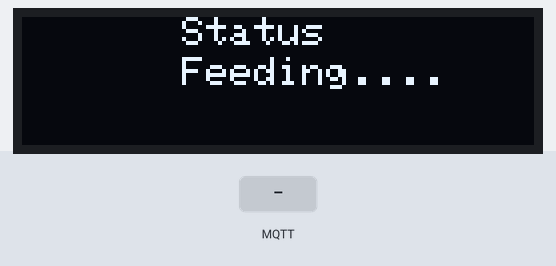
A program run on a simulated ESP32. Shown: 128×32 one-colour display. Inputs (shaded band) come from the test bench. WiFi joins after 1.5 s; servers stay silent unless stated; EEPROM starts erased; no MQTT or app messages arrive unless stated; the audio player accepts every command and is not drawn; what the program prints to the serial monitor is not drawn.

Above: at 7.6 s.
7.7 s: MQTT message "200" arrives on the first subscribed topic
At 8.9 s:
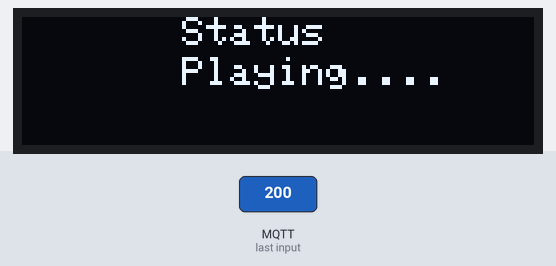
At 10.5 s:
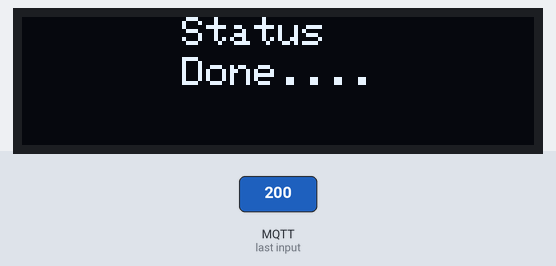
10.7 s: MQTT message "5" arrives on the first subscribed topic
At 10.72 s:
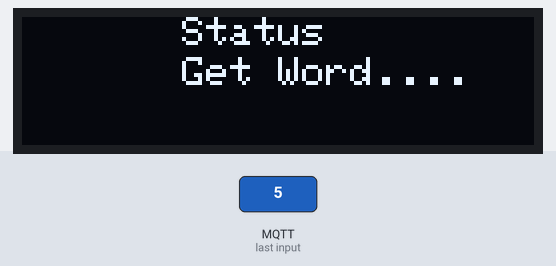
Timing chart, 0 to 13.7 s (numbered marks = the images above; inputs shaded):
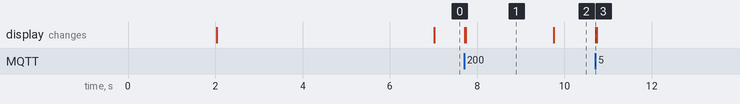

The program:

main.cpp
```cpp
#include <DFRobotDFPlayerMini.h>
#include <PubSubClient.h>
#include <Adafruit_SSD1306.h>
#include <WiFi.h>
#include <cstdlib>
#include <EEPROM.h>
#include <string.h>
#include <esp_task_wdt.h>
#include <map>

using std::string;

#define MQTT_SERVER "20.243.148.107"
#define MQTT_PORT 1883
#define MQTT_USERNAME ""
#define MQTT_PASSWORD ""
#define MQTT_NAME "ESP_Client"
#define WDT_TIMEOUT 20
#define RXD2 16
#define TXD2 17
#define EEPROM_SIZE 1024
#define SCREEN_WIDTH 128
#define SCREEN_HEIGHT 32

WiFiClient client;
PubSubClient mqtt(client);
HardwareSerial mySerial(2);
DFRobotDFPlayerMini myDFPlayer;
Adafruit_SSD1306 display(SCREEN_WIDTH,SCREEN_HEIGHT, &Wire);

const char *ssid = "Iphone";
const char *pass = "tatty040347";
int count_timer = 0;
int newtime = 0;
volatile bool isPlaying = true;
volatile bool watchdogfeed = false;
String Word[100] = {""};

void backupEEPROM(int length)
{
  EEPROM.write(0, length);
  EEPROM.commit();
  Serial.println("Save backup value");
}

void ShowOled(String value)
{
  display.clearDisplay();
  display.setTextSize(1);
  display.setTextColor(WHITE);
  display.setCursor(40, 0);
  display.println("Status");
  display.setCursor(40, 10);
  display.println(value);
  display.display();
}
void Showsound(int number)
{
  if (myDFPlayer.available())
  {
    myDFPlayer.play(number);
    Serial.print("Playing: ");
    Serial.println(number);

  }
  else
  {
    Serial.print("Error: No sound file for ");
    Serial.println(number);
  }
}
void print_word(int count)
{
  for (int i = 0; i < count; i++)
  {
    Serial.print("Word[");
    Serial.print(i);
    Serial.print("]: ");
    Serial.println(Word[i]);
  }
}

void OutController(String value)
{
  ShowOled("Playing....");
  Serial.println(value);
  isPlaying = false;
  std::map<string, int> TransProtocals =
      {
          {"Hello", 4},
          {"Good", 1},
          {"Bad", 2},
          {"I", 3},
          {"Repeat", 5},
      };

  int number = 0;
  String reload = "";
  int counting = 0;

  if (value != "1Repeat")
  {
    number = value.charAt(0) - '0';
    for (int i = 1; i <= value.length(); i++)
    {
      if (isUpperCase(value.charAt(i)) || i == value.length())
      {
        if (!reload.isEmpty())
        {
          if (counting < 100)
          {
            Word[counting++] = reload;
          }
          else
          {
            Serial.println("Error: Word array overflow");
            break;
          }
        }
        reload = String(value.charAt(i));
      }
      else
      {
        reload += value.charAt(i);
      }
    }
  }
  else
  {
    number = (int)EEPROM.read(0);
    Serial.println("=====================================");
    Serial.print("Backup value :");
    Serial.println(number);
    Serial.println("=====================================");
  }

  backupEEPROM(value.charAt(0) - '0');
  Serial.println("=====================================");
  Serial.print("Backup value :");
  Serial.print(number);
  Serial.println("");
  Serial.println("=====================================");
  Serial.println("Playing Words..........");
  print_word(number);
  for (int i = 0; i < number; i++)
  {
    if (TransProtocals.find(Word[i].c_str()) != TransProtocals.end())
    {
      if (myDFPlayer.available())
      {
        int PointNumber = TransProtocals[Word[i].c_str()];
        Showsound(PointNumber);
      }
      else
      {
        Serial.println("DFPlayer is not available");
      }
    }
    else
    {
      Serial.print("Error: No sound file for ");
      Serial.println(Word[i]);
    }
    delay(1000);
  }

  isPlaying = true;
  Serial.println("Playing Done");
  ShowOled("Done....");
  Serial.println("=====================================");
}


void callback(char *topic, byte *payload, unsigned int length)
{
  char msg[length + 1];
  memcpy(msg, payload, length);
  msg[length] = '\0';
  String topic_str = topic;
  String payload_str = msg;

  if (isPlaying)
  {
    if (topic_str == "Translate/ESP32/Word")
    {
      Serial.println("[" + topic_str + "]: " + payload_str);
      ShowOled("Get Word....");
      OutController(payload_str);
    }
  }
}

void setup()
{
  Serial.begin(115200);
  delay(2000);
  Serial.println("Start Connect WiFi");

  WiFi.begin(ssid, pass);
  Serial.println("Out Flow WIFI");

  esp_task_wdt_deinit();
  esp_task_wdt_init(WDT_TIMEOUT, true);
  esp_task_wdt_add(NULL);

  mySerial.begin(9600, SERIAL_8N1, RXD2, TXD2);
  EEPROM.begin(EEPROM_SIZE);

  if(!display.begin(SSD1306_SWITCHCAPVCC, 0x3C)) {
    Serial.println(F("SSD1306 allocation failed"));
  }
  while (WiFi.status() != WL_CONNECTED)
  {
    delay(1000);
    esp_task_wdt_reset();
    Serial.print(".");
  }
  Serial.println("WiFi Connected");

  if (!myDFPlayer.begin(mySerial))
  {
    Serial.println("DFPlayer Nah ready");
    while (true)
    {
      Serial.print(".");
      delay(1000);
    }
  }

  mqtt.setServer(MQTT_SERVER, MQTT_PORT);
  mqtt.setCallback(callback);
  myDFPlayer.volume(30);
}

void loop()
{
  long int realtime = millis();
  if (!mqtt.connected())
  {
    Serial.print("MQTT connection...");
    if (mqtt.connect(MQTT_NAME, MQTT_USERNAME, MQTT_PASSWORD))
    {
      Serial.println("Connected");
      mqtt.subscribe("Translate/ESP32/Word");
      mqtt.subscribe("Translate/Status");
    }
    else
    {
      Serial.println("Connection error");
    }
  }
  mqtt.loop();

  if ((realtime - newtime >= 7000) && isPlaying)
  {
    count_timer++;
    newtime = realtime;

    if (mqtt.connected())
    {
      String status = "feed";
      esp_task_wdt_reset();
      mqtt.publish("Translate/Status", status.c_str());
      Serial.println("Normally feeding");
      ShowOled("Feeding....");
    }
    else
    {
      Serial.println("Not feeding waiting to reset");
      ShowOled("Resetting....");
    }
  }
}
```

Measured:
- after the input at 7.7 s, the display: first changes at once (image 1 shows a later state)
- after the input at 10.7 s, the display: changes at once (image 3)
- what the display in image 1 shows lasts 2.1 s, from 7.7 s to 9.8 s
